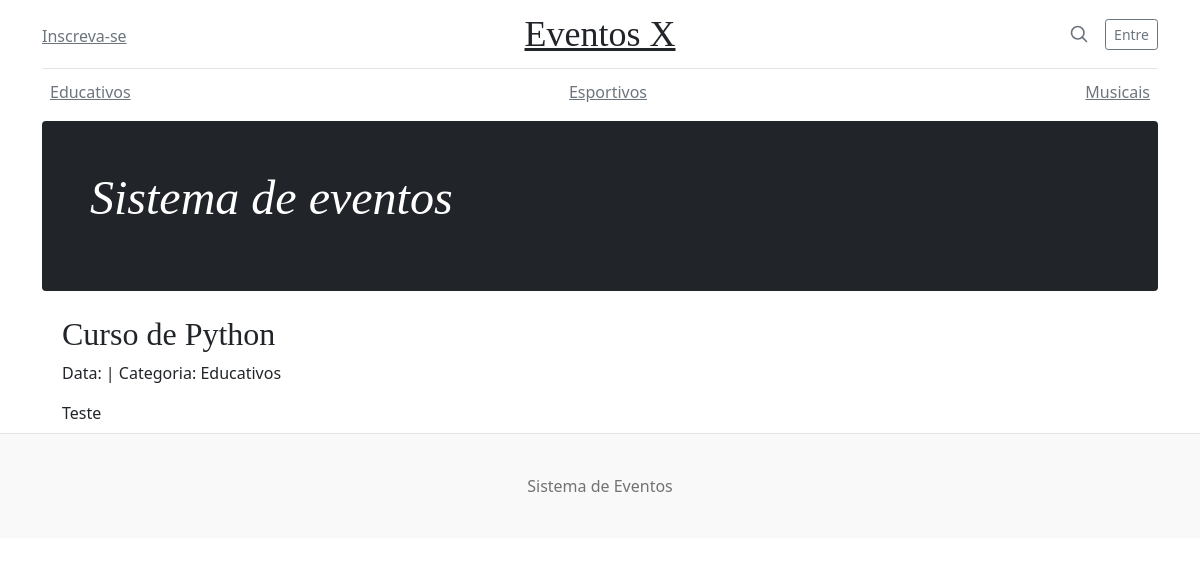
The page /eventos/1 on the database its author committed.
### eventos/models.py (models this page shows)
class Categoria(models.Model):
    nome = models.CharField('Nome', max_length=50)
    descricao = models.TextField('Descricao', blank=True)
    def __str__(self):
        return self.nome
    class Meta:
        verbose_name = 'Categoria'
        verbose_name_plural = 'Categorias'
        ordering = ['nome']

class Evento(models.Model):
    nome = models.CharField('Nome', max_length=50)
    categoria = models.ForeignKey(Categoria, models.CASCADE)
    descricao = models.TextField('Descricao', blank=True)
    data = models.DateField('Data do Evento', null=True, blank=True)
    publicado = models.BooleanField('Publicado', default=False)
    def __str__(self):
        return self.nome
    class Meta:
        verbose_name = 'Evento'
        verbose_name_plural = 'Eventos'

### eventos/views.py (the view)
# urls.py: path('eventos/<int:id>', evento, name='evento'),
def evento(request, id):
    print(id)
    contexto = {
        'evento': Evento.objects.get(id=id)
    }
    return render(request, 'evento.html', contexto)

### eventos/context_processors.py (called while the page is built)
def categorias(request):
    return {
        'categorias': Categoria.objects.all()
    }

### eventos/template/evento.html
{% extends "base.html" %}
{% block conteudo %}
<div class="col-md-12">
    <h2>{{ evento }}</h2>
    <p>
        Data: {{ evento.data|date:'d/m/Y' }} | Categoria: {{ evento.categoria }}
    </p>
    {{ evento.descricao }}
</div>
{% endblock %}

### base/templates/base.html (shortened to what this page needs)
<!doctype html>
<html lang="pt-br">
  <head>
<link href="/static/bootstrap.min.css" rel="stylesheet">
    <link href="/static/blog.css" rel="stylesheet">
  </head>
  <body>
<div class="container">
  <header class="blog-header py-3">
    <div class="row flex-nowrap justify-content-between align-items-center">
      <div class="col-4 pt-1">
        <a class="link-secondary" href="{% url 'inscrever' %}">Inscreva-se</a>
      </div>
      <div class="col-4 text-center">
        <a class="blog-header-logo text-dark" href="{% url 'inicio' %}">Eventos X</a>
      </div>
      <div class="col-4 d-flex justify-content-end align-items-center">
        <a class="link-secondary" href="#" aria-label="Search">
          <svg xmlns="http://www.w3.org/2000/svg" width="20" height="20" fill="none" stroke="currentColor" stroke-linecap="round" stroke-linejoin="round" stroke-width="2" class="mx-3" role="img" viewBox="0 0 24 24"><title>Search</title><circle cx="10.5" cy="10.5" r="7.5"/><path d="M21 21l-5.2-5.2"/></svg>
        </a>
        <a class="btn btn-sm btn-outline-secondary" href="#">Entre</a>
      </div>
    </div>
  </header>
  <div class="nav-scroller py-1 mb-2">
    <nav class="nav d-flex justify-content-between">
      {% for categoria in categorias %}
      <a class="p-2 link-secondary" href="#">{{ categoria.nome }}</a>
      {% endfor %}
    </nav>
  </div>
</div>
<main class="container">
  <div class="p-4 p-md-5 mb-4 text-white rounded bg-dark">
    <div class="col-md-6 px-0">
      <h1 class="display-4 fst-italic">Sistema de eventos</h1>
    </div>
  </div>
  <div class="row m-2">
    {% block conteudo %}
    {% endblock %}
  </div>
</main>
<footer class="blog-footer">
  <p>Sistema de Eventos</p>
</footer>
  </body>
</html>

### base/static/blog.css (style rules this page uses)
.blog-header { line-height: 1; border-bottom: 1px solid #e5e5e5; }
.blog-header-logo { font-family: "Playfair Display", Georgia, "Times New Roman", serif; font-size: 2.25rem; }
h1, h2, h3, h4, h5, h6 { font-family: "Playfair Display", Georgia, "Times New Roman", serif; }
.display-4 { font-size: 2.5rem; }
@media (min-width: 768px) { .display-4 { font-size: 3rem; } }
.nav-scroller { position: relative; z-index: 2; height: 2.75rem; overflow-y: hidden; }
.nav-scroller .nav { display: flex; flex-wrap: nowrap; padding-bottom: 1rem; margin-top: -1px; overflow-x: auto; text-align: center; white-space: nowrap; -webkit-overflow-scrolling: touch; }
.blog-footer { padding: 2.5rem 0; color: #727272; text-align: center; background-color: #f9f9f9; border-top: .05rem solid #e5e5e5; }
.blog-footer p:last-child { margin-bottom: 0; }

### rows shown on the page
Categoria: nome "Educativos"
Categoria: nome "Esportivos"
Categoria: nome "Musicais"
Evento: nome "Curso de Python", categoria "Educativos", descricao "Teste"
